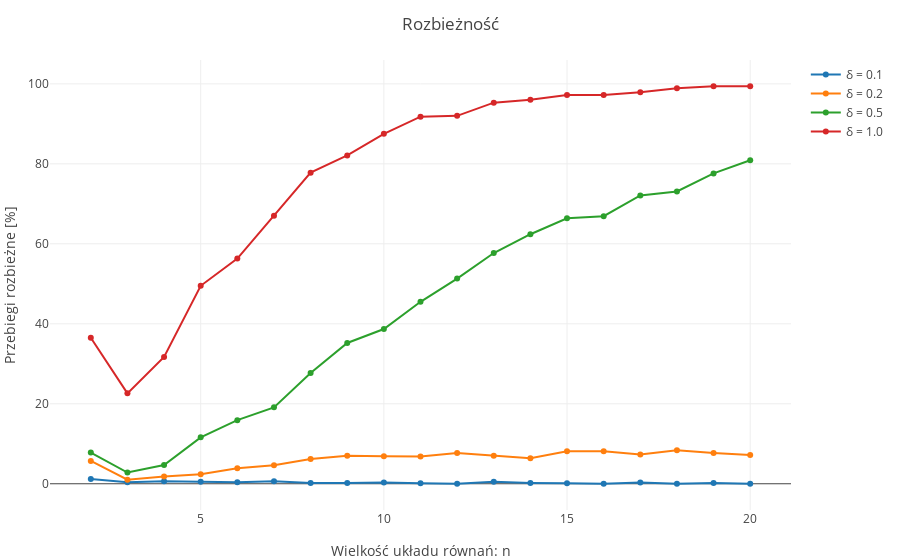

Notebook source saved alongside this figure:
### Code cell
plot(dtraceH, dlayout)

### Figure 1 — Plotly figure (JSON) as saved in the notebook; plotly's stock layout.template omitted (floating-point values rounded to 4 significant figures)
{"data": [{"y": [1.2, 0.4, 0.6, 0.5, 0.4, 0.6, 0.2, 0.2, 0.3, 0.1, 0.0, 0.5, 0.2, 0.1, 0.0, 0.3, 0.0, 0.2, 0.0], "name": "δ = 0.1", "type": "scatter", "x": [2, 3, 4, 5, 6, 7, 8, 9, 10, 11, 12, 13, 14, 15, 16, 17, 18, 19, 20], "mode": "lines+markers"}, {"y": [5.7, 1.0, 1.8, 2.4, 3.9, 4.6, 6.2, 7.0, 6.9, 6.8, 7.7, 7.0, 6.4, 8.1, 8.1, 7.3, 8.4, 7.7, 7.2], "name": "δ = 0.2", "type": "scatter", "x": [2, 3, 4, 5, 6, 7, 8, 9, 10, 11, 12, 13, 14, 15, 16, 17, 18, 19, 20], "mode": "lines+markers"}, {"y": [7.8, 2.8, 4.7, 11.6, 15.9, 19.1, 27.7, 35.2, 38.7, 45.5, 51.3, 57.7, 62.4, 66.4, 66.9, 72.1, 73.1, 77.6, 80.9], "name": "δ = 0.5", "type": "scatter", "x": [2, 3, 4, 5, 6, 7, 8, 9, 10, 11, 12, 13, 14, 15, 16, 17, 18, 19, 20], "mode": "lines+markers"}, {"y": [36.5, 22.6, 31.7, 49.5, 56.3, 67.0, 77.8, 82.1, 87.5, 91.8, 92.0, 95.3, 96.0, 97.2, 97.2, 97.9, 98.9, 99.4, 99.4], "name": "δ = 1.0", "type": "scatter", "x": [2, 3, 4, 5, 6, 7, 8, 9, 10, 11, 12, 13, 14, 15, 16, 17, 18, 19, 20], "mode": "lines+markers"}], "layout": {"yaxis": {"title": "Przebiegi rozbieżne [%]"}, "xaxis": {"title": "Wielkość układu równań: n"}, "title": "Rozbieżność", "margin": {"r": 50, "l": 50, "b": 50, "t": 60}}}
